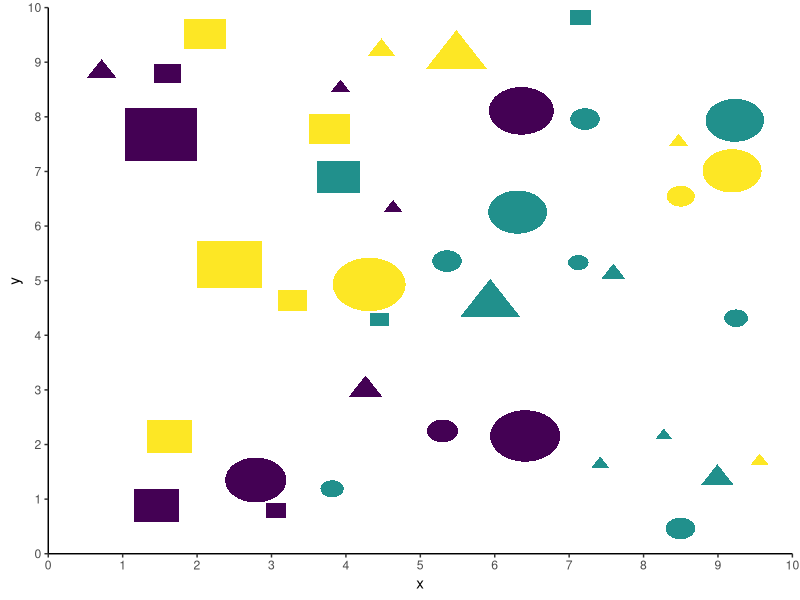

Source code (R):
## ---- chunk 1
library(data.table)
library(ggplot2)
library(ggforce)

knitr::opts_chunk$set(
  echo = FALSE,
  fig.align = 'center',
  dpi = 100,
  fig.retina = 2
)
## ---- chunk 2
y_limit <- 10
x_limit <- 10
side_max <- 1
side_min <- 0.25
colors <- c('purple', 'cyan', 'yellow')
colors <- factor(colors, levels = colors)
shapes <- c('square', 'circle', 'triangle')
n <- 40

set.seed(20211120)

generate_obj <- function() {
  shape <- sample(shapes, 1)
  color <- sample(colors, 1)
  if (shape == 'circle') {
    side <- side_min + rbeta(1, 2, 2) / 4 + sample(c(0, 0.5), 1)
  } else {
    side <- runif(1, side_min, side_max)
  }
  if (
    (shape == 'square' & color != 'cyan') |
      (color == 'purple' & shape != 'circle')
    ) {
    x <- rbeta(1, 2, 6) * (10 - side)
  } else if (
    (shape == 'circle' & color != 'purple') |
      (color == 'cyan' & shape != 'square')
    ) {
    x <- rbeta(1, 6, 2) * (10 - side)
  } else {
    x <- rbeta(1, 2, 2) * (10 - side)
  }
  y <- runif(1, 0, y_limit - side)
  x_high <- x + side
  y_high <- y + side
  list(
    x = x,
    y = y,
    x_center = x + side / 2,
    y_center = y + side / 2,
    x_high = x_high,
    y_high = y_high,
    radius = side / 2,
    diameter = side,
    color = color,
    shape = shape
  )
}

inside <- function(x, y, dt) {
  x > dt$x & y > dt$y & x < dt$x_high & y < dt$y_high
}

outside <- function(x, y, x_high, y_high, dt) {
  (dt$x > x & dt$x < x_high & dt$y > y & dt$y < y_high) |
  (dt$x_high > x & dt$x_high < x_high & dt$y_high > y & dt$y_high < y_high)
}

overlaps <- function(obj, dt) {
  any(
    inside(obj$x, obj$y, dt) |
      inside(obj$x_high, obj$y_high, dt) |
      inside(obj$x_high, obj$y, dt) |
      inside(obj$x, obj$y_high, dt) |
      outside(obj$x, obj$y, obj$x_high, obj$y_high, dt)
  )
}

pick_obj <- function(dt) {
  repeat {
    obj <- generate_obj()
    if (!overlaps(obj, dt)) {
      break
    }
  }
  obj
}

add_obj <- function(dt) {
  rbindlist(list(dt, pick_obj(dt)))
}

dt <- rbindlist(list(generate_obj()))

for (i in 2:n) {
  dt <- add_obj(dt)
}

ggplot() +
  geom_rect(
    mapping = aes(
      xmin = x,
      xmax = x_high,
      ymin = y,
      ymax = y_high,
      fill = color
    ),
    data = dt[shape == 'square'],
    show.legend = FALSE
  ) +
  geom_circle(
    mapping = aes(
      x0 = x + radius,
      y0 = y + radius,
      r = radius,
      fill = color
    ),
    color = NA,
    data = dt[shape == 'circle'],
    show.legend = FALSE
  ) +
  geom_regon(
    mapping = aes(
      x0 = x + radius,
      y0 = y + radius,
      r = radius,
      fill = color,
      sides = 3,
      angle = 0
    ),
    color = NA,
    data = dt[shape == 'triangle'],
    show.legend = FALSE
  ) +
  scale_x_continuous(
    expand = c(0, 0),
    limit = c(0, x_limit),
    breaks = seq(0, 10, 1)
  ) +
  scale_y_continuous(
    expand = c(0, 0),
    limit = c(0, y_limit),
    breaks = seq(0, 10, 1)
  ) +
  scale_fill_viridis_d() +
  labs(
    x = 'x',
    y = 'y'
  ) +
  theme_classic()
## ---- chunk 3
diameters <- sort(dt[shape == 'circle', diameter])

n_circles <- length(diameters)

mean_diameter <- round(mean(diameters), 2)

knitr::kable(t(round(diameters, 2)))
## ---- chunk 4
proportions <- dt[, .(proportion = .N / dt[, .N]), by = 'color']

percentage <- function(c) {
  sprintf(
    '%d%%',
    proportions[color == c, proportion] * 100
  )
}
## ---- chunk 5
mean_x <- round(dt[, mean(x_center)], 2)
mean_x_shape <- dt[, .(mean_x_center = round(mean(x_center), 2)), by = 'shape']
mean_x_color <- dt[, .(mean_x_center = round(mean(x_center), 2)), by = 'color']
## ---- chunk 6
dt[, area := fcase(
  shape == 'circle', pi * radius^2,
  shape == 'square', diameter^2,
  shape == 'triangle', diameter^2 * sqrt(3) / 4
)]

find_cut_stats <- function(cut_point) {
  dt[,
    .(
      area,
      x_center,
      y_center,
      size = fifelse(area >= cut_point, 'large', 'small')
    )
  ][,
    c(
      lapply(
        .SD,
        function(x) {
          round(mean(x), 2)
        }
      ),
      .(cut = cut_point)
    ),
    by = size
  ]
}

lapply(seq(0.05, 0.75, 0.05), find_cut_stats)
